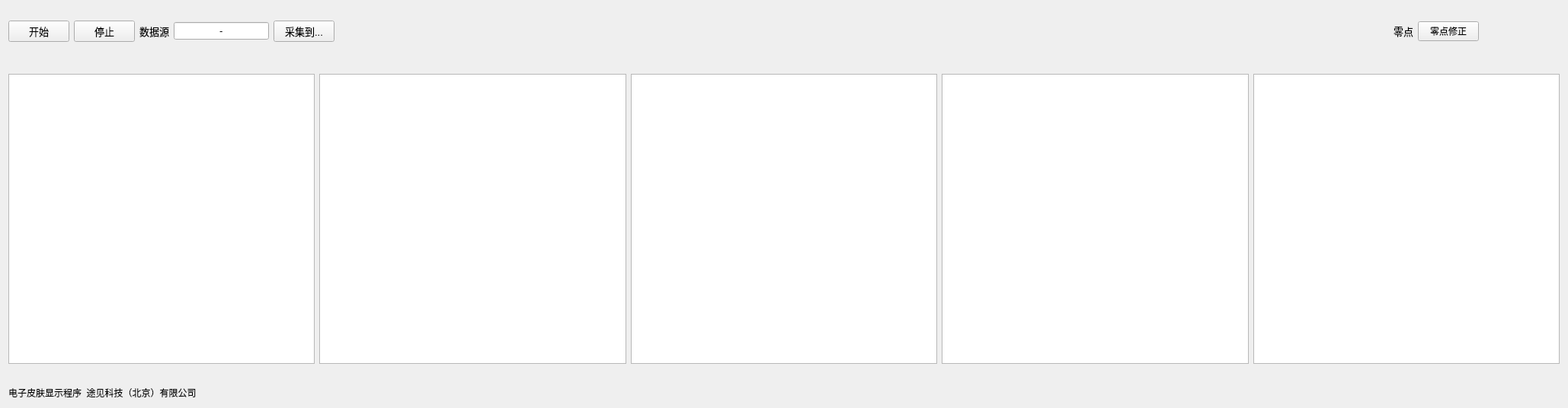
<?xml version="1.0" encoding="UTF-8"?>
<ui version="4.0">
 <class>Form</class>
 <widget class="QWidget" name="Form">
  <property name="geometry">
   <rect>
    <x>0</x>
    <y>0</y>
    <width>2058</width>
    <height>536</height>
   </rect>
  </property>
  <property name="windowTitle">
   <string>Form</string>
  </property>
  <layout class="QGridLayout" name="gridLayout">
   <item row="0" column="0">
    <layout class="QHBoxLayout" name="horizontalLayout">
     <item>
      <widget class="QPushButton" name="button_start">
       <property name="font">
        <font>
         <family>Arial</family>
         <pointsize>10</pointsize>
        </font>
       </property>
       <property name="text">
        <string>开始</string>
       </property>
      </widget>
     </item>
     <item>
      <widget class="QPushButton" name="button_stop">
       <property name="font">
        <font>
         <family>Arial</family>
         <pointsize>10</pointsize>
        </font>
       </property>
       <property name="text">
        <string>停止</string>
       </property>
      </widget>
     </item>
     <item>
      <widget class="QLabel" name="label_4">
       <property name="font">
        <font>
         <family>Arial</family>
         <pointsize>10</pointsize>
        </font>
       </property>
       <property name="text">
        <string>数据源</string>
       </property>
      </widget>
     </item>
     <item>
      <widget class="QLineEdit" name="com_port">
       <property name="sizePolicy">
        <sizepolicy hsizetype="Minimum" vsizetype="Fixed">
         <horstretch>0</horstretch>
         <verstretch>0</verstretch>
        </sizepolicy>
       </property>
       <property name="font">
        <font>
         <family>Arial</family>
         <pointsize>10</pointsize>
        </font>
       </property>
       <property name="text">
        <string>-</string>
       </property>
       <property name="frame">
        <bool>true</bool>
       </property>
       <property name="echoMode">
        <enum>QLineEdit::Normal</enum>
       </property>
       <property name="alignment">
        <set>Qt::AlignCenter</set>
       </property>
      </widget>
     </item>
     <item>
      <widget class="QPushButton" name="button_save_to">
       <property name="font">
        <font>
         <family>Arial</family>
         <pointsize>10</pointsize>
        </font>
       </property>
       <property name="text">
        <string>采集到...</string>
       </property>
      </widget>
     </item>
     <item>
      <spacer name="horizontalSpacer_3">
       <property name="orientation">
        <enum>Qt::Horizontal</enum>
       </property>
       <property name="sizeHint" stdset="0">
        <size>
         <width>108</width>
         <height>20</height>
        </size>
       </property>
      </spacer>
     </item>
     <item>
      <layout class="QVBoxLayout" name="verticalLayout_5"/>
     </item>
     <item>
      <spacer name="horizontalSpacer_6">
       <property name="orientation">
        <enum>Qt::Horizontal</enum>
       </property>
       <property name="sizeHint" stdset="0">
        <size>
         <width>40</width>
         <height>20</height>
        </size>
       </property>
      </spacer>
     </item>
     <item>
      <spacer name="horizontalSpacer_5">
       <property name="orientation">
        <enum>Qt::Horizontal</enum>
       </property>
       <property name="sizeType">
        <enum>QSizePolicy::Preferred</enum>
       </property>
       <property name="sizeHint" stdset="0">
        <size>
         <width>20</width>
         <height>20</height>
        </size>
       </property>
      </spacer>
     </item>
     <item>
      <widget class="QLabel" name="label_7">
       <property name="font">
        <font>
         <family>Arial</family>
         <pointsize>10</pointsize>
        </font>
       </property>
       <property name="text">
        <string>零点</string>
       </property>
      </widget>
     </item>
     <item>
      <layout class="QVBoxLayout" name="verticalLayout_2">
       <property name="spacing">
        <number>2</number>
       </property>
       <item>
        <widget class="QPushButton" name="button_set_zero">
         <property name="font">
          <font>
           <family>Arial</family>
           <pointsize>9</pointsize>
          </font>
         </property>
         <property name="text">
          <string>零点修正</string>
         </property>
        </widget>
       </item>
      </layout>
     </item>
     <item>
      <widget class="QLabel" name="label_logo">
       <property name="sizePolicy">
        <sizepolicy hsizetype="Fixed" vsizetype="Fixed">
         <horstretch>30</horstretch>
         <verstretch>2</verstretch>
        </sizepolicy>
       </property>
       <property name="minimumSize">
        <size>
         <width>100</width>
         <height>60</height>
        </size>
       </property>
       <property name="styleSheet">
        <string notr="true"/>
       </property>
       <property name="text">
        <string/>
       </property>
      </widget>
     </item>
    </layout>
   </item>
   <item row="1" column="0">
    <layout class="QHBoxLayout" name="horizontalLayout_2">
     <item>
      <layout class="QVBoxLayout" name="verticalLayout">
       <item>
        <widget class="QLabel" name="label_image_0">
         <property name="text">
          <string> </string>
         </property>
         <property name="alignment">
          <set>Qt::AlignCenter</set>
         </property>
        </widget>
       </item>
       <item>
        <widget class="GraphicsLayoutWidget" name="fig_image_0">
         <property name="sizePolicy">
          <sizepolicy hsizetype="Expanding" vsizetype="Expanding">
           <horstretch>0</horstretch>
           <verstretch>0</verstretch>
          </sizepolicy>
         </property>
         <property name="font">
          <font>
           <family>SimSun-ExtB</family>
           <pointsize>16</pointsize>
          </font>
         </property>
        </widget>
       </item>
      </layout>
     </item>
     <item>
      <layout class="QVBoxLayout" name="verticalLayout_3">
       <item>
        <widget class="QLabel" name="label_image_1">
         <property name="text">
          <string> </string>
         </property>
         <property name="alignment">
          <set>Qt::AlignCenter</set>
         </property>
        </widget>
       </item>
       <item>
        <widget class="GraphicsLayoutWidget" name="fig_image_1">
         <property name="sizePolicy">
          <sizepolicy hsizetype="Expanding" vsizetype="Expanding">
           <horstretch>0</horstretch>
           <verstretch>0</verstretch>
          </sizepolicy>
         </property>
         <property name="font">
          <font>
           <family>SimSun-ExtB</family>
           <pointsize>16</pointsize>
          </font>
         </property>
        </widget>
       </item>
      </layout>
     </item>
     <item>
      <layout class="QVBoxLayout" name="verticalLayout_4">
       <item>
        <widget class="QLabel" name="label_image_2">
         <property name="text">
          <string> </string>
         </property>
         <property name="alignment">
          <set>Qt::AlignCenter</set>
         </property>
        </widget>
       </item>
       <item>
        <widget class="GraphicsLayoutWidget" name="fig_image_2">
         <property name="sizePolicy">
          <sizepolicy hsizetype="Expanding" vsizetype="Expanding">
           <horstretch>0</horstretch>
           <verstretch>0</verstretch>
          </sizepolicy>
         </property>
         <property name="font">
          <font>
           <family>SimSun-ExtB</family>
           <pointsize>16</pointsize>
          </font>
         </property>
        </widget>
       </item>
      </layout>
     </item>
     <item>
      <layout class="QVBoxLayout" name="verticalLayout_6">
       <item>
        <widget class="QLabel" name="label_image_3">
         <property name="text">
          <string> </string>
         </property>
         <property name="alignment">
          <set>Qt::AlignCenter</set>
         </property>
        </widget>
       </item>
       <item>
        <widget class="GraphicsLayoutWidget" name="fig_image_3">
         <property name="sizePolicy">
          <sizepolicy hsizetype="Expanding" vsizetype="Expanding">
           <horstretch>0</horstretch>
           <verstretch>0</verstretch>
          </sizepolicy>
         </property>
         <property name="font">
          <font>
           <family>SimSun-ExtB</family>
           <pointsize>16</pointsize>
          </font>
         </property>
        </widget>
       </item>
      </layout>
     </item>
     <item>
      <layout class="QVBoxLayout" name="verticalLayout_7">
       <item>
        <widget class="QLabel" name="label_image_4">
         <property name="text">
          <string> </string>
         </property>
         <property name="alignment">
          <set>Qt::AlignCenter</set>
         </property>
        </widget>
       </item>
       <item>
        <widget class="GraphicsLayoutWidget" name="fig_image_4">
         <property name="sizePolicy">
          <sizepolicy hsizetype="Expanding" vsizetype="Expanding">
           <horstretch>0</horstretch>
           <verstretch>0</verstretch>
          </sizepolicy>
         </property>
         <property name="font">
          <font>
           <family>SimSun-ExtB</family>
           <pointsize>16</pointsize>
          </font>
         </property>
        </widget>
       </item>
      </layout>
     </item>
    </layout>
   </item>
   <item row="2" column="0">
    <widget class="QLabel" name="console_out">
     <property name="font">
      <font>
       <family>Arial</family>
       <pointsize>11</pointsize>
      </font>
     </property>
     <property name="text">
      <string/>
     </property>
    </widget>
   </item>
   <item row="3" column="0">
    <widget class="QLabel" name="label_5">
     <property name="text">
      <string>电子皮肤显示程序  途见科技（北京）有限公司</string>
     </property>
    </widget>
   </item>
  </layout>
 </widget>
 <customwidgets>
  <customwidget>
   <class>GraphicsLayoutWidget</class>
   <extends>QGraphicsView</extends>
   <header location="global">pyqtgraph</header>
  </customwidget>
 </customwidgets>
 <resources/>
 <connections/>
</ui>
